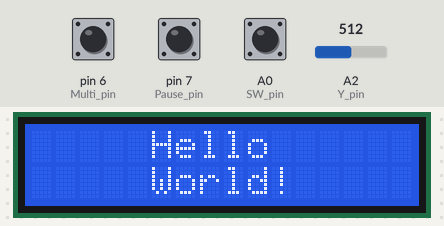
The sketch below on a simulated Arduino Uno, built with avr-gcc and run on an emulated ATmega328P. On the bench: 16×2 character LCD. The inputs (shaded band) are chosen by the test bench; at power-on: A0 (SW_pin) HIGH, pin 7 (Pause_pin) HIGH, pin 6 (Multi_pin) HIGH, A2 (Y_pin) = 512.

Above: at 1.2 s.
1.3 s: A0 (SW_pin) pulled LOW for 3.2 s
At 5.4 s:
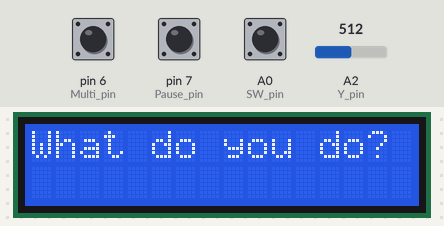
6.0 s: pin 7 (Pause_pin) pulled LOW for 1 s
At 7.8 s:
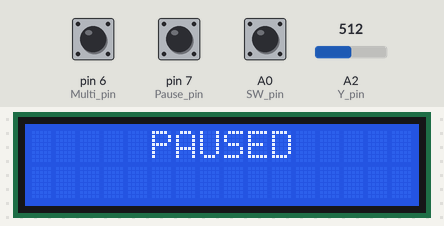
8.5 s: pin 6 (Multi_pin) pulled LOW for 1 s
At 10.5 s:
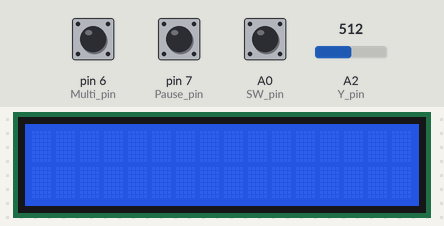
11.2 s: pin 6 (Multi_pin) pulled LOW for 0.15 s
At 11.9 s:
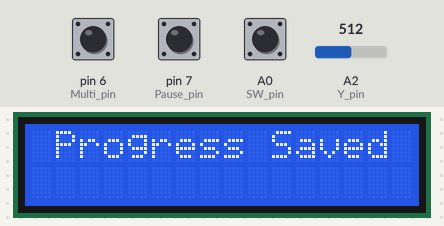
13.7 s: pin 6 (Multi_pin) pulled LOW for 3.2 s
18.6 s: pin 7 (Pause_pin) pulled LOW for 0.15 s
At 19.6 s:
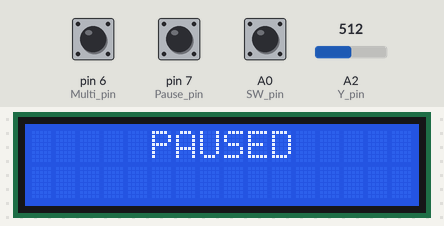
Timing chart, 0 to 21.2 s (numbered marks = the images above; inputs shaded):
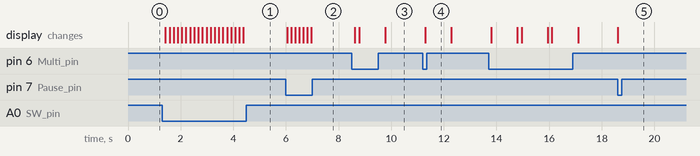

The sketch:

Game.ino
```cpp
#include <LiquidCrystal.h>
#include <EEPROM.h>
#include "scenes.h"

// initialize the library with the numbers of the interface pins
LiquidCrystal lcd(8, 9, 10, 11, 12, 13);

// Joystick Pins
#define SW_pin A0
#define X_pin A1
#define Y_pin A2

// Buttons
#define Pause_pin 7
#define Multi_pin 6

// EEPROM Address
int eeAddress = 0;

// Current Paused
bool paused = false;

// Inputs
bool clicked = false;
int selection = 0; // 0 = Do nothing, 1 == Down, 2 == Up

// Current Scene
int scene_i = 0;

// Current message
Message curr_msg;
int msg_i = 0;
int msgs_len;

// Current Choices
Choice curr_choice;
int choice_i = -1;
int choices_len;

// On What Do You Do
bool wdyd = false;

void setup() {
  Serial.begin(9600);
  // Set up the LCD's number of columns and rows:
  lcd.begin(16, 2);

  // Set up joystick
  pinMode(SW_pin, INPUT_PULLUP);

  // Set up buttons
  pinMode(Pause_pin, INPUT_PULLUP);
  pinMode(Multi_pin, INPUT_PULLUP);

  // Print a message to the LCD.
  readMsgsLen();
  readMsg();
  printMsg();
  checkwdyd();
}

void loop() {
  // Check button for pause toggle
  if(valid_scene()){
    pause_btn();
  }

  // Load save state
  if(multi_btn() && scene_i == 0){
    continue_scene();
  }

  // Game is paused
  if(paused){
    if(multi_btn()){ // Check for restart button
      paused = false;
      scene_i = 0;
      msg_i = 0;
      choice_i = -1;
      readMsgsLen();
      readMsg();
      printMsg();
      checkwdyd();
    }
  }
  else{ // Game isn't paused
    // Check for joystick click
    click_btn();

    if(multi_btn() && valid_scene()){ // Check for save button
      save_scene();
    }

    // Joystick has been clicked
    if(clicked){
      if(choice_i != -1){ // If selecting choices
        scene_i = curr_choice.next_scene;
        choice_i = -1;
        readMsgsLen();
        readMsg();
        printMsg();
        checkwdyd();
      }
      else{ // If reading messages
        if(msg_i >= msgs_len - 1){ // All messages have bene read now read choices
          if(wdyd){
            wdyd = false;
            printWhatDoYouDo();
            msg_i++;
          }
          else{
            msg_i = 0;
            choice_i = 0;
            readChoicesLen();
            readChoice();
            printChoice();
          }
        }
        else{ // Read next message
          msg_i++;
          readMsg();
          printMsg();
        }
      }
    }

    // If selecting choices let user use joystick to choose choices
    if(choice_i != -1){
      select_choice();
      switch(selection){
        case 0: // Do nothing
          break;
        case 1: // Scroll down
          if(choice_i >= choices_len - 1){
            choice_i = 0;
          }
          else{
            choice_i++;
          }
          readChoice();
          printChoice();
          break;
        case 2: // Scroll up
          if(choice_i <= 0){
            choice_i = choices_len - 1;
          }
          else{
            choice_i--;
          }
          readChoice();
          printChoice();
          break;
        default: // Error print selection
          Serial.println(selection);
          break;
      }
    }
  }

  // Allow for delay to account for button debouncing
  delay(150);
}

// Read the length of messages from progmem
void readMsgsLen(){
  memcpy_P(&msgs_len, &game[scene_i].msgs_len, sizeof(msgs_len));
}

// Read the length of choices from progmem
void readChoicesLen(){
  memcpy_P(&choices_len, &game[scene_i].choices_len, sizeof(choices_len));
}

// Read the current message from progmem
void readMsg(){
  memcpy_P(&curr_msg, &game[scene_i].msgs[msg_i], sizeof(curr_msg));
}

// Print the pause screen
void printPaused(){
  lcd.clear();
  lcd.print("     PAUSED     ");
}

// Print the current message
void printMsg(){
  lcd.clear();
  lcd.print(curr_msg.msg[0]);
  lcd.setCursor(0, 1);
  lcd.print(curr_msg.msg[1]);
}

// Save the current scene
void save_scene(){
  // Print "Progress Saved" message
  lcd.clear();
  lcd.print(" Progress Saved ");

  // Save to EEPROM
  eeAddress = 0;
  EEPROM.put(eeAddress, scene_i);
  eeAddress += sizeof(int);
  EEPROM.put(eeAddress, msg_i);
  eeAddress += sizeof(int);
  EEPROM.put(eeAddress, choice_i);
  eeAddress += sizeof(int);
  EEPROM.put(eeAddress, wdyd);

  delay(1000);
  if(choice_i != -1){ // Print choice
    printChoice();
  }
  else{
    if(msg_i > msgs_len - 1){ // Print WDYD
      printWhatDoYouDo();
    }
    else{ // Print message
      printMsg();
    }
  }
}

// Continue from saved scene
void continue_scene(){
  // Print "Progress Continued" message
  lcd.clear();
  lcd.print("    Progress    ");
  lcd.setCursor(0, 1);
  lcd.print("    Continued   ");

  // Retrieve scene from EEPROM
  eeAddress = 0;
  EEPROM.get(eeAddress, scene_i);
  eeAddress += sizeof(int);
  EEPROM.get(eeAddress, msg_i);
  eeAddress += sizeof(int);
  EEPROM.get(eeAddress, choice_i);
  eeAddress += sizeof(int);
  EEPROM.get(eeAddress, wdyd);

  delay(1000);
  if(choice_i != -1){ // Print choice
    readChoicesLen();
    readChoice();
    printChoice();
  }
  else{
    readMsgsLen();
    if(msg_i > msgs_len - 1){ // Print WDYD
      printWhatDoYouDo();
    }
    else{ // Print message
      readMsg();
      printMsg();
    }
  }
}

// Print "What do you do?" message before choices
void printWhatDoYouDo(){
  lcd.clear();
  lcd.print("What do you do?");
}

// Print the current choices
void readChoice(){
  memcpy_P(&curr_choice, &game[scene_i].choices[choice_i], sizeof(curr_choice));
}

// Print all the current choices
void printChoice(){
  lcd.clear();
  lcd.print(curr_choice.choice[0]);
  lcd.setCursor(0, 1);
  lcd.print(curr_choice.choice[1]);
}

// Check if pause button has been clicked
void pause_btn(){
  if(digitalRead(Pause_pin) == LOW){
    paused = !paused;
    if(paused){ // Currently paused
      printPaused();
    }
    else{ // Not paused
      if(choice_i != -1){ // Print choice
        printChoice();
      }
      else{
        if(msg_i > msgs_len - 1){ // Print WDYD
          printWhatDoYouDo();
        }
        else{ // Print message
          printMsg();
        }
      }
    }
  }
}

bool valid_scene(){
  return (scene_i != 0 && scene_i != GAME_OVER && scene_i != WIN && scene_i != CREDITS);
}

// Check if multi button has been clicked
bool multi_btn(){
  return (digitalRead(Multi_pin) == LOW);
}

// Check if joystick has been clicked
void click_btn(){
  clicked = (digitalRead(SW_pin) == LOW) ? true : false;
}

// Allow for joystick to select choices
void select_choice(){
  if(analogRead(Y_pin) < 256){
    selection = 1;
  }
  else if(analogRead(Y_pin) > 768){
    selection = 2;
  }
  else{
    selection = 0;
  }
}

void checkwdyd(){
  for(int i = 0; i < sizeof(notwdyd_scenes) / sizeof(int); i++){
    if(scene_i == notwdyd_scenes[i]){
      wdyd = false;
      return;
    }
  }
  wdyd = true;
  return;
}
```

scenes.h
```cpp
// Message struct
struct Message {
  char msg[2][16];
};

// Choice struct
struct Choice {
  char choice[2][16];
  int next_scene;
};

// Max number of messages and choices per scene
#define MAX_MSGS 5
#define MAX_CHOICES 4

// Game Over Scene Number
#define GAME_OVER 24

// Win Scene Number
#define WIN 25

// Credits Sceen Number
#define CREDITS 26

const int notwdyd_scenes[] = {
  0, GAME_OVER, WIN, CREDITS, 2, 6, 7, 8, 11, 15, 16, 17, 21, 22, 23
};

// Scene struct
struct Scene {
  int msgs_len;
  int choices_len;
  Message msgs[MAX_MSGS];
  Choice choices[MAX_CHOICES];
};

// All scenes are declared here
const Scene gameover_scene = {
  .msgs_len = 1,
  .choices_len = 1,
  .msgs = {
    {"      Game      ", "      Over      "}
  },
  .choices = {
    {{"1) Restart?"}, 0}
  }
};

const Scene win_scene = {
  .msgs_len = 1,
  .choices_len = 1,
  .msgs = {
    {"Congratulations!", ""}
  },
  .choices = {
    {{"1) Restart?"}, 0}
  }
};

const Scene credits_scene = {
  .msgs_len = 2,
  .choices_len = 1,
  .msgs = {
    {"    Credits     ", ""},
    {"     CS122A     ", "    Project 2    "}
  },
  .choices = {
    {{"    Made By     ", "  Patrick Dang  "}, 0}
  }
};

const Scene welcome_scene = {
  .msgs_len = 1,
  .choices_len = 3,
  .msgs = {
    {"     Hello     ", "     World!     "}
  },
  .choices = {
    {{"1) Start Game", ""}, 1},
    {{"2) Credits", ""}, CREDITS},
    {{"3) Return", ""}, 0}
  }
};

const Scene starting_scene = {
  .msgs_len = 3,
  .choices_len = 3,
  .msgs = {
    {"It's the start", "of a new day."},
    {"You slowly open", "your eyes as you"},
    {"begin to tiredly", "wake up."}
  },
  .choices = {
    {{"1) Sit up and", "stretch"}, 2},
    {{"2) Go back to", "sleep"}, 3},
    {{"3) Roll over to", "grab phone"}, 4}
  }
};

const Scene stretch_scene = {
  .msgs_len = 5,
  .choices_len = 1,
  .msgs = {
    {"Slowly you begin", "to sit up."},
    {"You raise your", "hands up and"},
    {"stretch out your", "limbs. Suddenly"},
    {"your muscles", "cramp up. You"},
    {"start to spaz", "and eventually"}
  },
  .choices = {
    {{"you pass out.", ""}, GAME_OVER}
  }
};

const Scene sleep_scene = {
  .msgs_len = 5,
  .choices_len = 4,
  .msgs = {
    {"You close your", "eyes and try to"},
    {"fall asleep.", "All of a sudden"},
    {"your alarm goes", "off. Annoyed you"},
    {"grab your phone", "and turn it off"},
    {"You sit up now", "somewhat awake."}
  },
  .choices = {
    {{"1) Wash up and", "brush your teeth"}, 5},
    {{"2) Head", "downstairs"}, 6},
    {{"3) Jump out the", "window"}, 7},
    {{"4) Go back to", "sleep again"}, 8}
  }
};

const Scene phone_scene = {
  .msgs_len = 5,
  .choices_len = 4,
  .msgs = {
    {"You roll over", "and grab your"},
    {"phone. You see", "your alarm about"},
    {"to ring so you", "turn it off. Few"},
    {"minutes of", "scrolling later"},
    {"you actually get", "up for the day."}
  },
  .choices = {
    {{"1) Wash up and", "brush your teeth"}, 5},
    {{"2) Head", "downstairs"}, 6},
    {{"3) Jump out the", "window"}, 7},
    {{"4) Go back to", "sleep again"}, 8}
  }
};

const Scene bathroom_scene = {
  .msgs_len = 5,
  .choices_len = 2,
  .msgs = {
    {"You head to the", "bathroom to wash"},
    {"up. After", "brushing your"},
    {"teeth / washing", "your face you're"},
    {"now fully awake", "and ready to"},
    {"start the day.", ""}
  },
  .choices = {
    {{"1) Head", "downstairs"}, 9},
    {{"2) Go back to", "sleep again"}, 8}
  }
};

const Scene downstairs_scene = {
  .msgs_len = 4,
  .choices_len = 1,
  .msgs = {
    {"Tired and groggy", "you stumble to"},
    {"the stairs. You", "start walk down,"},
    {"but because of", "your tiredness"},
    {"you miss a step", "and go crashing"}
  },
  .choices = {
    {{"down the stairs.", ""}, GAME_OVER}
  }
};

const Scene window_scene = {
  .msgs_len = 2,
  .choices_len = 1,
  .msgs = {
    {"You jump out the", "window and"},
    {"perish. There", "was no reason to"}
  },
  .choices = {
    {{"do this. Choose", "a better option."}, GAME_OVER}
  }
};

const Scene sleep2_scene = {
  .msgs_len = 5,
  .choices_len = 1,
  .msgs = {
    {"You're back", "lying down in"},
    {"bed and drift", "off to sleep."},
    {"Later your phone", "rings. It's your"},
    {"boss calling.", "You look at the"},
    {"clock. It's 3PM.", "You're fired."}
  },
  .choices = {
    {{"Don't oversleep", "next time."}, GAME_OVER}
  }
};

const Scene downstairs2_scene = {
  .msgs_len = 4,
  .choices_len = 3,
  .msgs = {
    {"Now awake you", "walk downstairs"},
    {"all ready for", "work. You look"},
    {"at the clock.", "It reads 7AM."},
    {"You still have", "a bit of time."}
  },
  .choices = {
    {{"1) Eat a small", "breakfast" }, 10},
    {{"2) Eat a LARGE", "breakfast"}, 11},
    {{"3) Go to work", "early"}, 12}
  }
};

const Scene breakfast_scene = {
  .msgs_len = 5,
  .choices_len = 1,
  .msgs = {
    {"You decide to", "grab some cereal"},
    {"to eat. Theres", "still a bit of"},
    {"fruity pebbles", "and milk left."},
    {"You eat your", "cereal and wash"},
    {"the dishes.", "Clock reads 8AM."}
  },
  .choices = {
    {{"1) Go to work", ""}, 12}
  }
};

const Scene breakfast2_scene = {
  .msgs_len = 5,
  .choices_len = 1,
  .msgs = {
    {"You decide to", "make a full on"},
    {"feast. Bacon,", "Eggs, Pancakes,"},
    {"the works. So", "much grease and"},
    {"sugar on", "everything. Your"},
    {"body couldn't", "handle it all"}
  },
  .choices = {
    {{"and you go into", "cardiac arrest."}, GAME_OVER}
  }
};

const Scene headtowork_scene = {
  .msgs_len = 4,
  .choices_len = 2,
  .msgs = {
    {"You grab your", "bag and head off"},
    {"to work. It's a", "beautiful day so"},
    {"you decide to", "walk. On the way"},
    {"You pass by a", "random 7-Eleven."},
  },
  .choices = {
    {{"1) Head inside", ""}, 13},
    {{"2) Walk past", ""}, 14}
  }
};

const Scene seleven_scene = {
  .msgs_len = 4,
  .choices_len = 3,
  .msgs = {
    {"You decided to", "walk on inside."},
    {"After walking", "down the aisles"},
    {"for a bit it's", "time to go back"},
    {"to work.", ""}
  },
  .choices = {
    {{"1) Buy a lottery", "ticket"}, 15},
    {{"2) Buy a coffee", ""}, 14},
    {{"3) Buy nothing", "at all"}, 14}
  }
};

const Scene headtowork2_scene = {
  .msgs_len = 5,
  .choices_len = 4,
  .msgs = {
    {"You continue on", "heading towards"},
    {"work. Finally,", "you arrive right"},
    {"on time. As you", "make your way to"},
    {"inside you're", "suddenly stopped"},
    {"by a much hated", "coworker."}
  },
  .choices = {
    {{"1) Punch him in", "the face"}, 17},
    {{"2) Walk right by", "him"}, 18},
    {{"3) Tell him good", "morning"}, 19},
    {{"4) Nod and", "continue walking"}, 18}
  }
};

const Scene lottery_scene = {
  .msgs_len = 5,
  .choices_len = 1,
  .msgs = {
    {"After taking $5", "out of your"},
    {"wallet you head", "to the counter"},
    {"and purchase a", "scratcher. Using"},
    {"your keys you", "start scratching"},
    {"the ticket.", "To your surprise"}
  },
  .choices = {
    {{"you won the", "grand prize! You"}, 16}
  }
};

const Scene lottery2_scene = {
  .msgs_len = 1,
  .choices_len = 1,
  .msgs = {
    {"call your boss", "and quit right"}
  },
  .choices = {
    {{"on the spot.", "You're rich!"}, WIN}
  }
};

const Scene punch_scene = {
  .msgs_len = 5,
  .choices_len = 1,
  .msgs = {
    {"You wind up and", "get ready to"},
    {"swing at him.", "POW! You land a"},
    {"hit right in his", "face. Even if it"},
    {"it was deserved", "you really can't"},
    {"just be hitting", "people. Security"}
  },
  .choices = {
    {{"escorts you off", "the premises."}, GAME_OVER}
  }
};

const Scene passcoworker_scene = {
  .msgs_len = 5,
  .choices_len = 4,
  .msgs = {
    {"As you begin to", "walk by he calls"},
    {"out your name.", "Of course it's"},
    {"not that simple.", "You turn around"},
    {"and to face him.", "He smirks and"},
    {"asks \"No good", "morning?\""}
  },
  .choices = {
    {{"1) Punch him in", "the face"}, 17},
    {{"2) Tell him good", "morning"}, 19},
    {{"3) Turn around", "and keep walking"}, 20},
    {{"4) Say no and", "walk away"}, 20}
  }
};

const Scene goodmorning_scene = {
  .msgs_len = 5,
  .choices_len = 2,
  .msgs = {
    {"You tell him", "good morning and"},
    {"continue on your", "merry way. He"},
    {"was a bit thrown", "back by this,"},
    {"but let you go.", "You head inside"},
    {"and up the", "stairs to work."}
  },
  .choices = {
    {{"1) Head to your", "cubicle"}, 21},
    {{"2) Jump out the", "window"}, 7}
  }
};

const Scene passcoworker2_scene = {
  .msgs_len = 5,
  .choices_len = 4,
  .msgs = {
    {"You continue", "walking, but"},
    {"suddenly a hand", "pulls you to a"},
    {"stop. \"Hey! why", "are you being so"},
    {"rude.\" You brush", "off his hand and"},
    {"face him once", "again."}
  },
  .choices = {
    {{"1) Punch him in", "the face"}, 17},
    {{"2) Turn around", "and keep walking"}, 22},
    {{"3) Tell him it's", "cuz he's an ass"}, 22},
    {{"4) Sigh and say", "good morning"}, 19}
  }
};

const Scene cubicle_scene = {
  .msgs_len = 5,
  .choices_len = 1,
  .msgs = {
    {"You arrive at", "your cubicle."},
    {"Finally you", "begin to work."},
    {"You pull out a", "laptop and open"},
    {"up your favorite", "text editor."},
    {"You're ready to", "start the day."},
  },
  .choices = {
    {{"  Hello World.  ", ""}, WIN}
  }
};

const Scene passcoworker3_scene = {
  .msgs_len = 5,
  .choices_len = 1,
  .msgs = {
    {"He begins to", "become enraged."},
    {"Veins forming", "he starts to"},
    {"clench his fist.", "POW! He smacks"},
    {"you right in the", "face. Security"},
    {"is called and he", "gets escorted"},
  },
  .choices = {
    {{"away. Everyone", "cheers as he's"}, 23}
  }
};

const Scene passcoworker4_scene = {
  .msgs_len = 5,
  .choices_len = 1,
  .msgs = {
    {"dragged away.", "Looks like you"},
    {"weren't the only", "one who hated"},
    {"him. You earn", "the respect of"},
    {"everyone around.", "Bruised but"},
    {"feeling elated", "you walk inside."},
  },
  .choices = {
    {{"Victory is", "finally yours."}, WIN}
  }
};

// Store all scenes into the game
const Scene game[27] PROGMEM = {
  welcome_scene,
  starting_scene,
  stretch_scene,
  sleep_scene,
  phone_scene,
  bathroom_scene,
  downstairs_scene,
  window_scene,
  sleep2_scene,
  downstairs2_scene,
  breakfast_scene,
  breakfast2_scene,
  headtowork_scene,
  seleven_scene,
  headtowork2_scene,
  lottery_scene,
  lottery2_scene,
  punch_scene,
  passcoworker_scene,
  goodmorning_scene,
  passcoworker2_scene,
  cubicle_scene,
  passcoworker3_scene,
  passcoworker4_scene,
  gameover_scene,
  win_scene,
  credits_scene
};
```

Measured:
- after the input at 1.3 s, the display: first changes after 0.12 s (image 1 shows a later state)
- after the input at 6.0 s, the display: changes at once (image 2)
- after the input at 8.5 s, the display: first changes after 0.12 s (image 3 shows a later state)
- after the input at 11.2 s, the display: changes after 0.09 s (image 4)
- after the input at 18.6 s, the display: changes at once (image 5)
